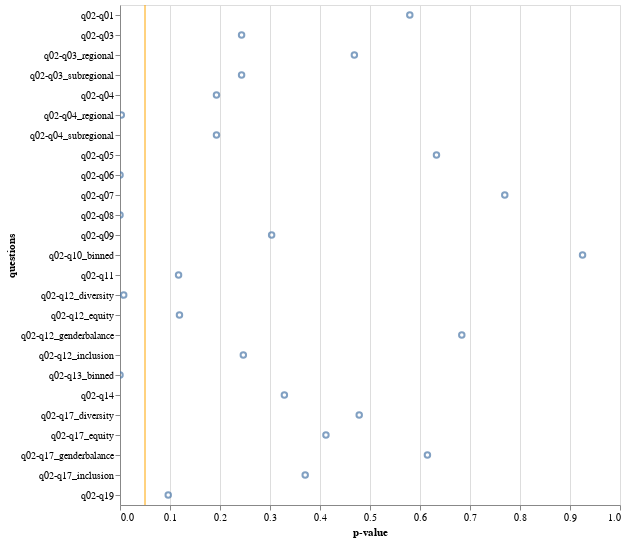

Notebook source saved alongside this figure:
### Code cell
mark = alt.Chart(chi2_data).mark_point().encode(
    alt.X("p-value"),
    alt.Y("questions"),
    tooltip=["questions", "p-value", "dof", "statistic"]
)

rule = (
    alt.Chart()
    .mark_rule(color="orange")
    .encode(x=alt.datum(0.05))
)

(mark + rule).properties(
    width=500,
    height=500,
).interactive()

### Figure 1 — Vega-Lite specification as saved in the notebook (floating-point values rounded to 4 significant figures)
{"config": {"view": {"continuousWidth": 300, "continuousHeight": 300}}, "layer": [{"data": {"name": "data-01a6bdec3a8c166d077c762760959b69"}, "mark": {"type": "point"}, "encoding": {"tooltip": [{"field": "questions", "type": "nominal"}, {"field": "p-value", "type": "quantitative"}, {"field": "dof", "type": "quantitative"}, {"field": "statistic", "type": "quantitative"}], "x": {"field": "p-value", "type": "quantitative"}, "y": {"field": "questions", "type": "nominal"}}, "name": "view_1"}, {"data": {"name": "empty"}, "mark": {"type": "rule", "color": "orange"}, "encoding": {"x": {"datum": 0.05}}}], "height": 500, "params": [{"name": "param_1", "select": {"type": "interval", "encodings": ["x", "y"]}, "bind": "scales", "views": ["view_1"]}], "width": 500, "$schema": "https://vega.github.io/schema/vega-lite/v5.8.0.json", "datasets": {"data-01a6bdec3a8c166d077c762760959b69": [{"questions": "q02-q01", "statistic": 29.78, "p-value": 0.5796, "dof": 32}, {"questions": "q02-q03", "statistic": 71.49, "p-value": 0.2432, "dof": 64}, {"questions": "q02-q04", "statistic": 77.89, "p-value": 0.193, "dof": 68}, {"questions": "q02-q05", "statistic": 21.1, "p-value": 0.633, "dof": 24}, {"questions": "q02-q06", "statistic": 73.11, "p-value": 4.669e-05, "dof": 32}, {"questions": "q02-q07", "statistic": 4.887, "p-value": 0.7695, "dof": 8}, {"questions": "q02-q08", "statistic": 63.67, "p-value": 1.901e-06, "dof": 20}, {"questions": "q02-q09", "statistic": 9.482, "p-value": 0.3033, "dof": 8}, {"questions": "q02-q11", "statistic": 12.85, "p-value": 0.1171, "dof": 8}, {"questions": "q02-q12_genderbalance", "statistic": 16.52, "p-value": 0.6836, "dof": 20}, {"questions": "q02-q12_diversity", "statistic": 38.63, "p-value": 0.007419, "dof": 20}, {"questions": "q02-q12_equity", "statistic": 27.61, "p-value": 0.1189, "dof": 20}, {"questions": "q02-q12_inclusion", "statistic": 23.9, "p-value": 0.2467, "dof": 20}, {"questions": "q02-q14", "statistic": 22.22, "p-value": 0.3288, "dof": 20}, {"questions": "q02-q17_genderbalance", "statistic": 10.01, "p-value": 0.6148, "dof": 12}, {"questions": "q02-q17_diversity", "statistic": 11.6, "p-value": 0.4784, "dof": 12}, {"questions": "q02-q17_equity", "statistic": 12.43, "p-value": 0.4119, "dof": 12}, {"questions": "q02-q17_inclusion", "statistic": 12.98, "p-value": 0.3704, "dof": 12}, {"questions": "q02-q19", "statistic": 28.57, "p-value": 0.09648, "dof": 20}, {"questions": "q02-q03_regional", "statistic": 19.83, "p-value": 0.4687, "dof": 20}, {"questions": "q02-q03_subregional", "statistic": 71.49, "p-value": 0.2432, "dof": 64}, {"questions": "q02-q04_regional", "statistic": 42.23, "p-value": 0.002581, "dof": 20}, {"questions": "q02-q04_subregional", "statistic": 77.89, "p-value": 0.193, "dof": 68}, {"questions": "q02-q10_binned", "statistic": 31.29, "p-value": 0.9251, "dof": 44}, {"questions": "q02-q13_binned", "statistic": 121.3, "p-value": 2.047e-05, "dof": 64}], "empty": [{}]}}
